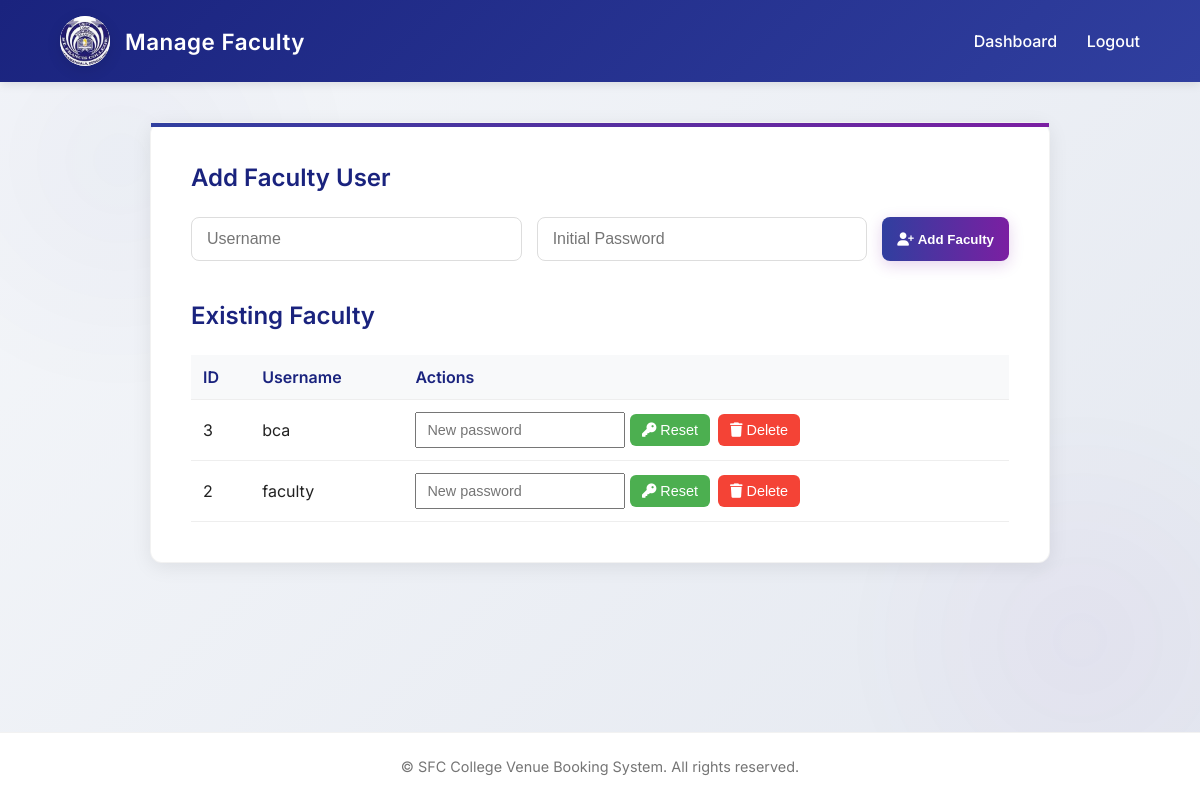
The page /admin/faculty (signed in) on the database its author committed.
### models.py (models this page shows)
class User(db.Model):
    __tablename__ = 'user'
    __table_args__ = {'extend_existing': True}
    id = db.Column(db.Integer, primary_key=True)
    username = db.Column(db.String(50), unique=True, nullable=False)
    password = db.Column(db.String(50), nullable=False)
    role = db.Column(db.String(20), nullable=False)

### app.py (the view)
@app.route("/admin/faculty")
def admin_faculty():
    if session.get("user") and session["user"]["role"] == "admin":
        faculty_users = User.query.filter_by(role="faculty").order_by(User.username.asc()).all()
        return render_template("admin_faculty.html", title="Manage Faculty", faculty_users=faculty_users)
    flash("Access denied", "danger")
    return redirect(url_for("login"))

### templates/admin_faculty.html (shortened to what this page needs)
<!DOCTYPE html>
<html lang="en">
<head>
    <link rel="stylesheet" href="https://cdnjs.cloudflare.com/ajax/libs/font-awesome/6.4.0/css/all.min.css">
</head>
<body>
    <header>
        <div class="brand">
           <div class="logo">
  <img src="{{ url_for('static', filename='images/college_logo.png') }}" alt="Logo" style="width:100%; height:100%; object-fit:cover; border-radius:50%;">
</div>
            <div class="brand-text">Manage Faculty</div>
        </div>
        <nav class="nav">
            <a href="/admin">Dashboard</a>
            <a href="/logout">Logout</a>
        </nav>
    </header>
    <main>
        <div class="container">
            <div class="card">
                <h2>Add Faculty User</h2>
                <form class="row" method="POST" action="/admin/faculty/add">
                    <input name="username" placeholder="Username" required>
                    <input name="password" type="text" placeholder="Initial Password" required>
                    <button type="submit">
                        <i class="fa fa-user-plus"></i>&nbsp;Add Faculty
                    </button>
                </form>
                <h2 style="margin-top: 40px;">Existing Faculty</h2>
                <table>
                    <thead>
                        <tr>
                            <th>ID</th>
                            <th>Username</th>
                            <th>Actions</th>
                        </tr>
                    </thead>
                    <tbody>
                        {% for u in faculty_users %}
                        <tr>
                            <td>{{ u.id }}</td>
                            <td>{{ u.username }}</td>
                            <td>
                                <div class="inline">
                                    <form method="POST" action="/admin/faculty/reset/{{ u.id }}">
                                        <input name="new_password" placeholder="New password" required>
                                        <button><i class="fa fa-key"></i>&nbsp;Reset</button>
                                    </form>
                                    <form method="POST" action="/admin/faculty/delete/{{ u.id }}">
                                        <button class="delete-btn" onclick="return confirm('Delete faculty {{ u.username }}?')">
                                            <i class="fa fa-trash"></i>&nbsp;Delete
                                        </button>
                                    </form>
                                </div>
                            </td>
                        </tr>
                        {% else %}
                        <tr>
                            <td colspan="3" style="text-align:center; color: var(--text-light);">No faculty users found.</td>
                        </tr>
                        {% endfor %}
                    </tbody>
                </table>
            </div>
        </div>
    </main>
    <footer>
        © SFC College Venue Booking System. All rights reserved.
    </footer>
</body>
</html>

### templates/admin_faculty.html (style rules this page uses)
:root { --primary-dark: #1a237e; --primary-medium: #303f9f; --primary-light: #7986cb; --accent-color: #7b1fa2; --accent-light: #9c27b0; --text-dark: #212121; --text-light: #757575; --background: #ffffff; --card-bg: #f8f9fa; --shadow: 0 4px 20px rgba(0, 0, 0, 0.08); --border-radius: 12px; --success: #4CAF50; --error: #f44336; }
* { margin: 0; padding: 0; box-sizing: border-box; }
body { font-family: 'Inter', sans-serif; background: linear-gradient(135deg, #f5f7fa 0%, #e4e8f0 100%); color: var(--text-dark); min-height: 100vh; display: flex; flex-direction: column; }
header { background: linear-gradient(135deg, var(--primary-dark) 0%, var(--primary-medium) 100%); padding: 16px 5%; display: flex; justify-content: space-between; align-items: center; box-shadow: 0 2px 10px rgba(0, 0, 0, 0.1); color: white; }
.brand { display: flex; align-items: center; gap: 15px; }
.logo { width: 50px; height: 50px; border-radius: 50%; overflow: hidden; display: flex; align-items: center; justify-content: center; background: white; box-shadow: 0 4px 15px rgba(0, 0, 0, 0.1); }
.brand-text { font-size: 1.4rem; font-weight: 600; color: white; letter-spacing: 0.5px; }
.nav a { color: white; margin-left: 25px; text-decoration: none; font-weight: 500; position: relative; padding: 8px 0; transition: all 0.3s ease; }
.nav a::after { content: ''; position: absolute; width: 0; height: 2px; bottom: 0; left: 0; background: white; transition: width 0.3s ease; }
main { flex: 1; padding: 40px 5%; display: flex; justify-content: center; align-items: flex-start; }
.container { width: 100%; max-width: 900px; }
.card { background: var(--background); border-radius: var(--border-radius); padding: 40px; box-shadow: var(--shadow); border: 1px solid rgba(0, 0, 0, 0.05); position: relative; }
.card::before { content: ''; position: absolute; top: 0; left: 0; width: 100%; height: 4px; background: linear-gradient(90deg, var(--primary-medium), var(--accent-color)); }
h2 { font-size: 1.5rem; font-weight: 600; color: var(--primary-dark); margin-bottom: 25px; }
.row { display: flex; gap: 15px; margin-bottom: 20px; flex-wrap: wrap; }
.row input { padding: 12px 15px; border: 1px solid #ddd; border-radius: 8px; font-size: 1rem; flex: 1; min-width: 150px; }
.row button { padding: 12px 15px; background: linear-gradient(90deg, var(--primary-medium), var(--accent-color)); color: white; border: none; border-radius: 8px; font-weight: 600; cursor: pointer; transition: all 0.3s ease; box-shadow: 0 4px 15px rgba(123, 31, 162, 0.2); white-space: nowrap; }
table { width: 100%; border-collapse: collapse; margin-top: 25px; }
th, td { padding: 12px; text-align: left; border-bottom: 1px solid #eee; }
th { background-color: var(--card-bg); color: var(--primary-dark); font-weight: 600; }
.inline { display: flex; gap: 8px; align-items: center; }
.inline input { padding: 8px 10px; font-size: 0.9rem; }
.inline button { background: #4CAF50; color: white; border: none; padding: 8px 12px; border-radius: 6px; cursor: pointer; font-size: 0.9rem; transition: background 0.3s ease; }
.inline .delete-btn { background: var(--error); }
footer { text-align: center; padding: 25px 20px; color: var(--text-light); font-size: 0.9rem; border-top: 1px solid rgba(0, 0, 0, 0.05); background: var(--background); }

### rows shown on the page
User: id "3", username "bca"
User: id "2", username "faculty"
